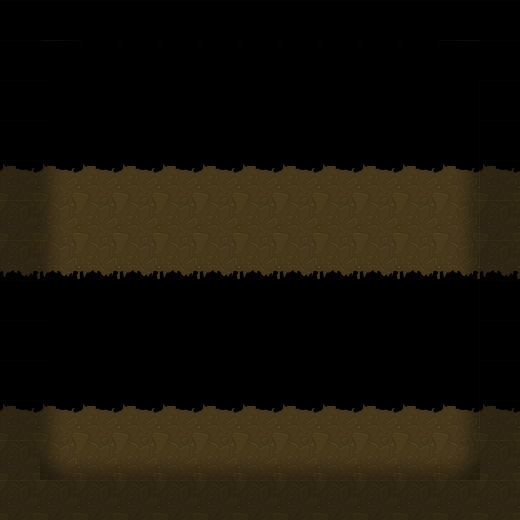

This is a level from a 2D game, rendered from its Tiled map with the project's own tilesets. A one-line summary and the map file follow, with tile-layer data summarised:
An orthogonal 13x13 tile map with 40x40 px tiles, 2 tile layers (块层 1, 块层 2).

<map version="1.0" orientation="orthogonal" width="13" height="13" tilewidth="40" tileheight="40">
 <tileset firstgid="1" name="mdmap_skin" tilewidth="40" tileheight="40">
  <image source="mdmap_skin.png" width="400" height="240" />
 </tileset>
 <layer name="块层 1" width="13" height="13">
  <data>[169 cells, 78 non-empty, 5 distinct tile ids]</data>
 </layer>
 <layer name="块层 2" width="13" height="13">
  <data>[169 cells, 88 non-empty, 9 distinct tile ids]</data>
 </layer>
</map>
